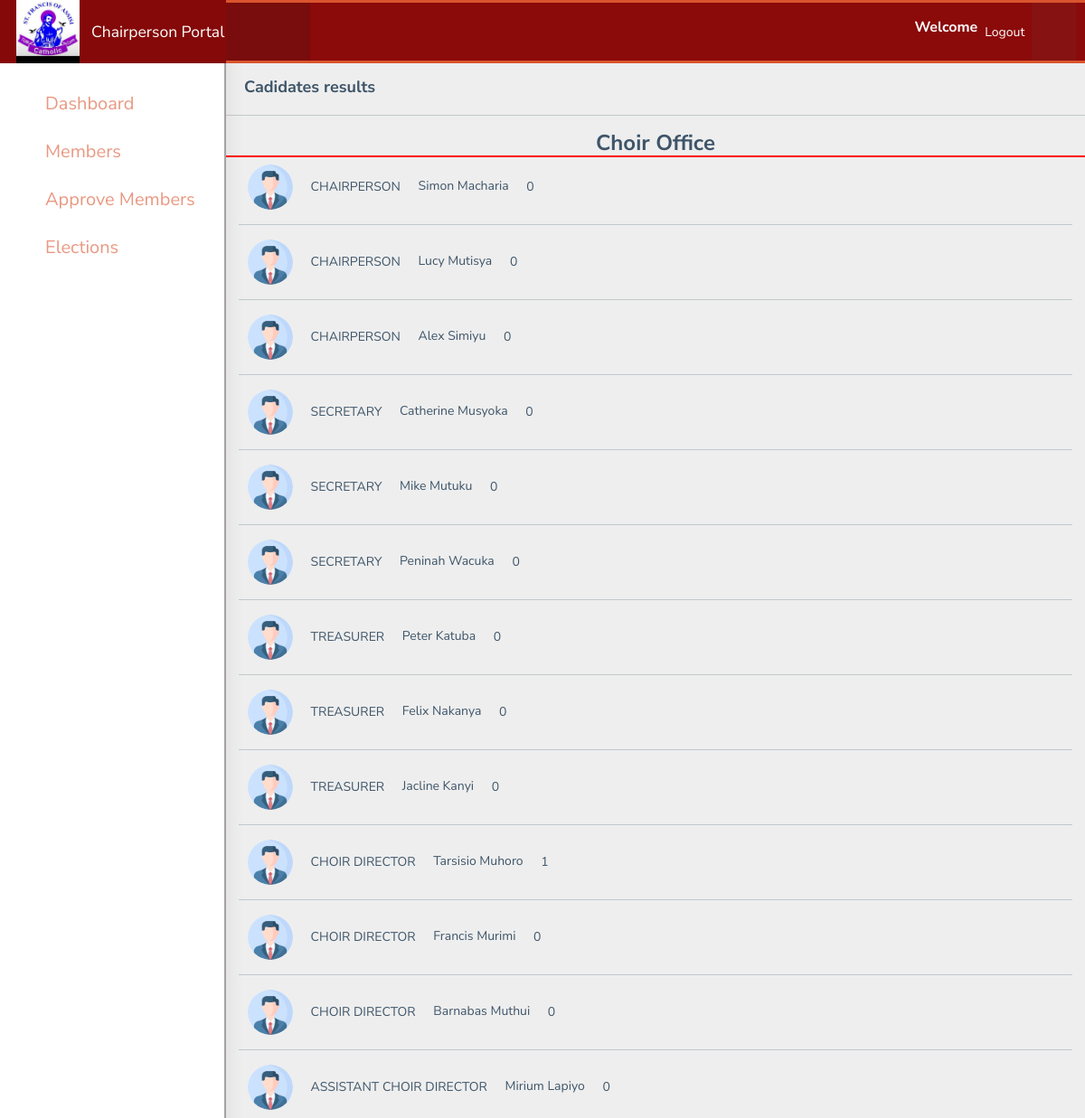
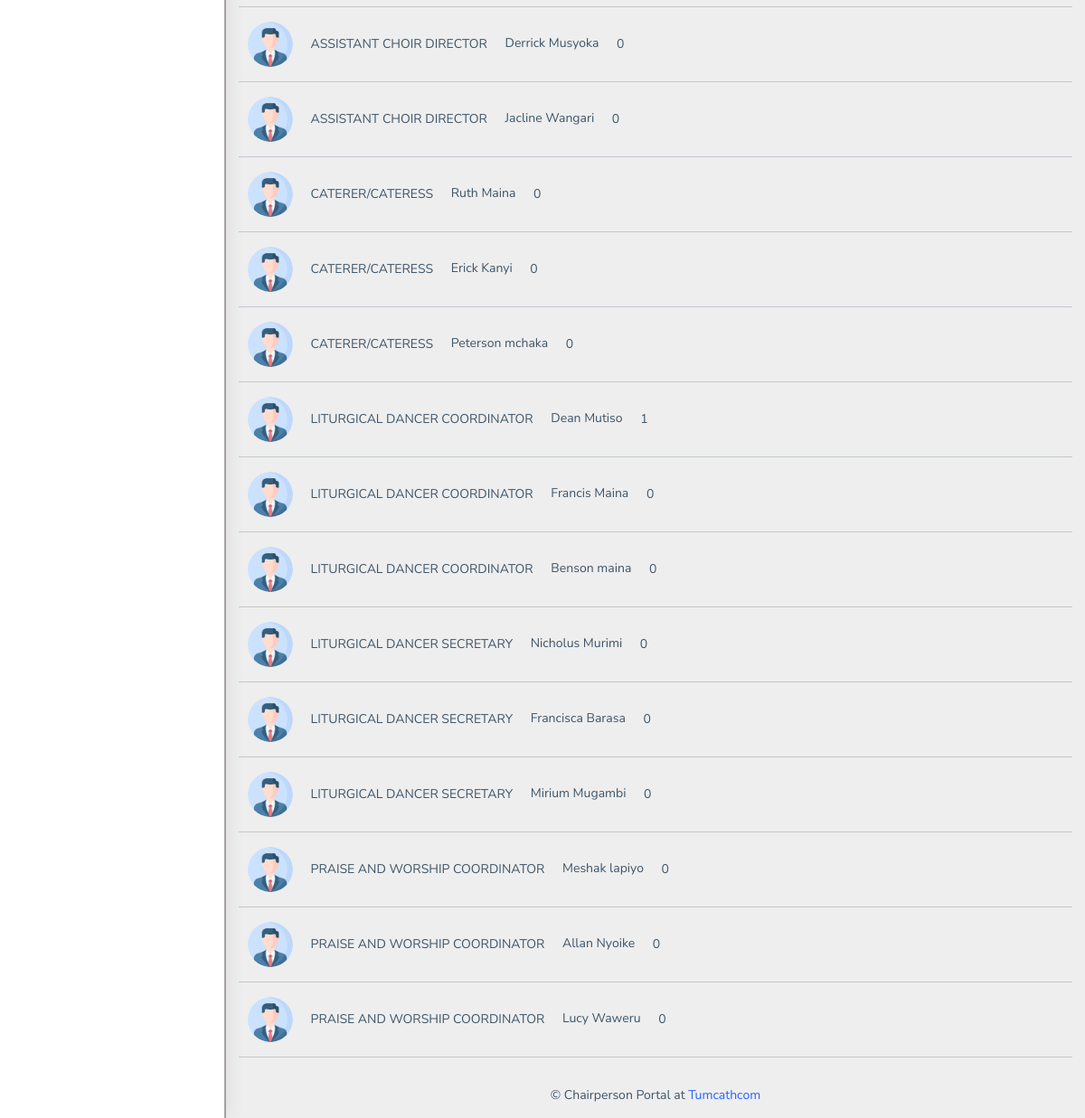
The page /site-admin/choir-office-results on the database its author committed (2 pictures, top to bottom).
### voting/models.py (models this page shows, shortened)
class choirCadidate(models.Model):
    post = models.ForeignKey(choirPost, on_delete=models.CASCADE);
    cadidate_name = models.CharField( max_length=100, unique=True);
    cadidate_photo = models.ImageField(upload_to='choir_cadidates', default='default-profile.png');
    votes = models.IntegerField(default=0);
    class Meta:
        ordering:['-post']

class choirPost(models.Model):
    post_name = models.CharField( max_length=150, unique=True);
    def __str__(self):
        return self.post_name

### adminportal/views.py (the view)
# urls.py: path('choir-office-results', views.choirOfficeResults, name="choir-office-results"),
def choirOfficeResults(request):
	choir_office_results = choirCadidate.objects.all().order_by('post','-votes')
	context = {
		'choir_office_results':choir_office_results,
	}
	return render(request, 'adminportal/choir_office_results.html', context)

### adminportal/templates/adminportal/choir_office_results.html (shortened to what this page needs)
{%  extends 'adminportal/base.html' %}
{% load static %}
 {% block content %}
      <div class="page-wrapper">
        <div class="page-breadcrumb">
          <div class="row">
            <div class="col-12 d-flex no-block align-items-center">
              <h4 class="page-title">Cadidates results</h4>
              <div class="ms-auto text-end">
                <nav aria-label="breadcrumb">
                  <ol class="breadcrumb">
                    <li class="breadcrumb-item active" aria-current="page">
                    </li>
                  </ol>
                </nav>
              </div>
            </div>
          </div>
        </div><hr>
              <h3 class="text-center" style="border-bottom: 2px solid red;">Choir Office</h3>
              {% for user in choir_office_results %}
                <div class="row px-4">
                  <p><img src="/media/{{user.cadidate_photo}}" alt="photo" width="50px" style="border-radius: 50%;">
                     <span class="px-3">{{user.post}}</span> <span>{{user.cadidate_name}}</span>
                      <span class="px-3">{{user.votes}}</span>
                    </p> <hr>
                </div>
              {% endfor %}
    {% endblock %}

### rows shown on the page
choirCadidate: cadidate_photo (placeholder picture), post "CHAIRPERSON", cadidate_name "Simon Macharia", votes "0"
choirCadidate: cadidate_photo (placeholder picture), post "CHAIRPERSON", cadidate_name "Lucy Mutisya", votes "0"
choirCadidate: cadidate_photo (placeholder picture), post "CHAIRPERSON", cadidate_name "Alex Simiyu", votes "0"
choirCadidate: cadidate_photo (placeholder picture), post "SECRETARY", cadidate_name "Catherine Musyoka", votes "0"
choirCadidate: cadidate_photo (placeholder picture), post "SECRETARY", cadidate_name "Mike Mutuku", votes "0"
choirCadidate: cadidate_photo (placeholder picture), post "SECRETARY", cadidate_name "Peninah Wacuka", votes "0"
choirCadidate: cadidate_photo (placeholder picture), post "TREASURER", cadidate_name "Peter Katuba", votes "0"
choirCadidate: cadidate_photo (placeholder picture), post "TREASURER", cadidate_name "Felix Nakanya", votes "0"
choirCadidate: cadidate_photo (placeholder picture), post "TREASURER", cadidate_name "Jacline Kanyi", votes "0"
choirCadidate: cadidate_photo (placeholder picture), post "CHOIR DIRECTOR", cadidate_name "Tarsisio Muhoro", votes "1"
choirCadidate: cadidate_photo (placeholder picture), post "CHOIR DIRECTOR", cadidate_name "Francis Murimi", votes "0"
choirCadidate: cadidate_photo (placeholder picture), post "CHOIR DIRECTOR", cadidate_name "Barnabas Muthui", votes "0"
choirCadidate: cadidate_photo (placeholder picture), post "ASSISTANT CHOIR DIRECTOR", cadidate_name "Mirium Lapiyo", votes "0"
choirCadidate: cadidate_photo (placeholder picture), post "ASSISTANT CHOIR DIRECTOR", cadidate_name "Derrick Musyoka", votes "0"
choirCadidate: cadidate_photo (placeholder picture), post "ASSISTANT CHOIR DIRECTOR", cadidate_name "Jacline Wangari", votes "0"
choirCadidate: cadidate_photo (placeholder picture), post "CATERER/CATERESS", cadidate_name "Ruth Maina", votes "0"
choirCadidate: cadidate_photo (placeholder picture), post "CATERER/CATERESS", cadidate_name "Erick Kanyi", votes "0"
choirCadidate: cadidate_photo (placeholder picture), post "CATERER/CATERESS", cadidate_name "Peterson mchaka", votes "0"
choirCadidate: cadidate_photo (placeholder picture), post "LITURGICAL DANCER COORDINATOR", cadidate_name "Dean Mutiso", votes "1"
choirCadidate: cadidate_photo (placeholder picture), post "LITURGICAL DANCER COORDINATOR", cadidate_name "Francis Maina", votes "0"
choirCadidate: cadidate_photo (placeholder picture), post "LITURGICAL DANCER COORDINATOR", cadidate_name "Benson maina", votes "0"
choirCadidate: cadidate_photo (placeholder picture), post "LITURGICAL DANCER SECRETARY", cadidate_name "Nicholus Murimi", votes "0"
choirCadidate: cadidate_photo (placeholder picture), post "LITURGICAL DANCER SECRETARY", cadidate_name "Francisca Barasa", votes "0"
choirCadidate: cadidate_photo (placeholder picture), post "LITURGICAL DANCER SECRETARY", cadidate_name "Mirium Mugambi", votes "0"
choirCadidate: cadidate_photo (placeholder picture), post "PRAISE AND WORSHIP COORDINATOR", cadidate_name "Meshak lapiyo", votes "0"
choirCadidate: cadidate_photo (placeholder picture), post "PRAISE AND WORSHIP COORDINATOR", cadidate_name "Allan Nyoike", votes "0"
choirCadidate: cadidate_photo (placeholder picture), post "PRAISE AND WORSHIP COORDINATOR", cadidate_name "Lucy Waweru", votes "0"
